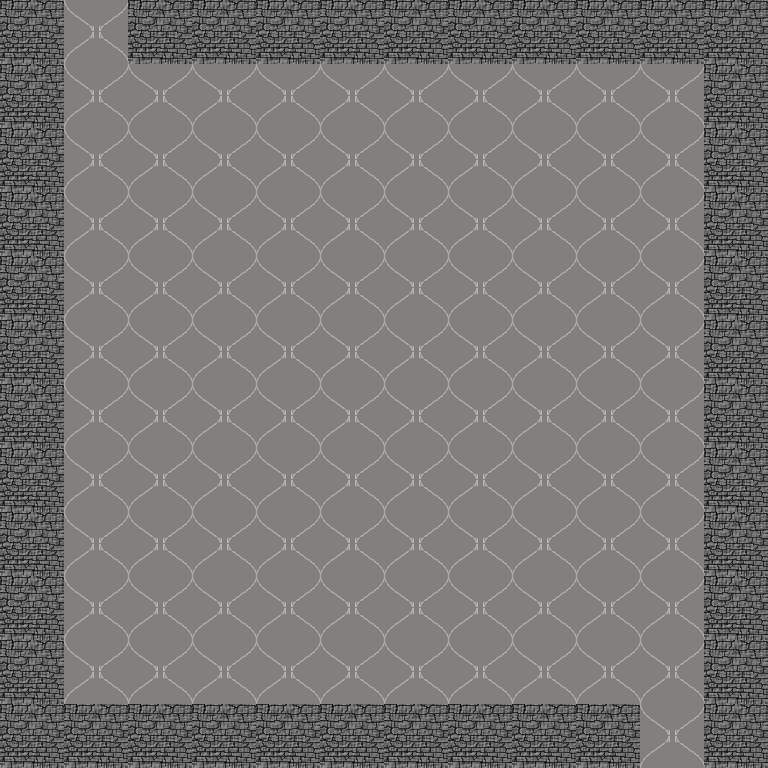

Below is a game level as drawn by its tile map, then a one-line description and the .tmx that defines it (tile-layer data replaced by summaries):
An orthogonal 12x12 tile map with 64x64 px tiles, 1 tile layer (Tile Layer 1).

<map version="1.0" orientation="orthogonal" width="12" height="12" tilewidth="64" tileheight="64">
 <properties>
  <property name="exit" value="2, 1" />
  <property name="spawn" value="11, 12" />
 </properties>
 <tileset firstgid="1" name="tileset" tilewidth="64" tileheight="64">
  <image source="../../img/tileset.png" width="512" height="512" />
 </tileset>
 <layer name="Tile Layer 1" width="12" height="12">
  <data>[144 cells, 144 non-empty, 2 distinct tile ids]</data>
 </layer>
</map>